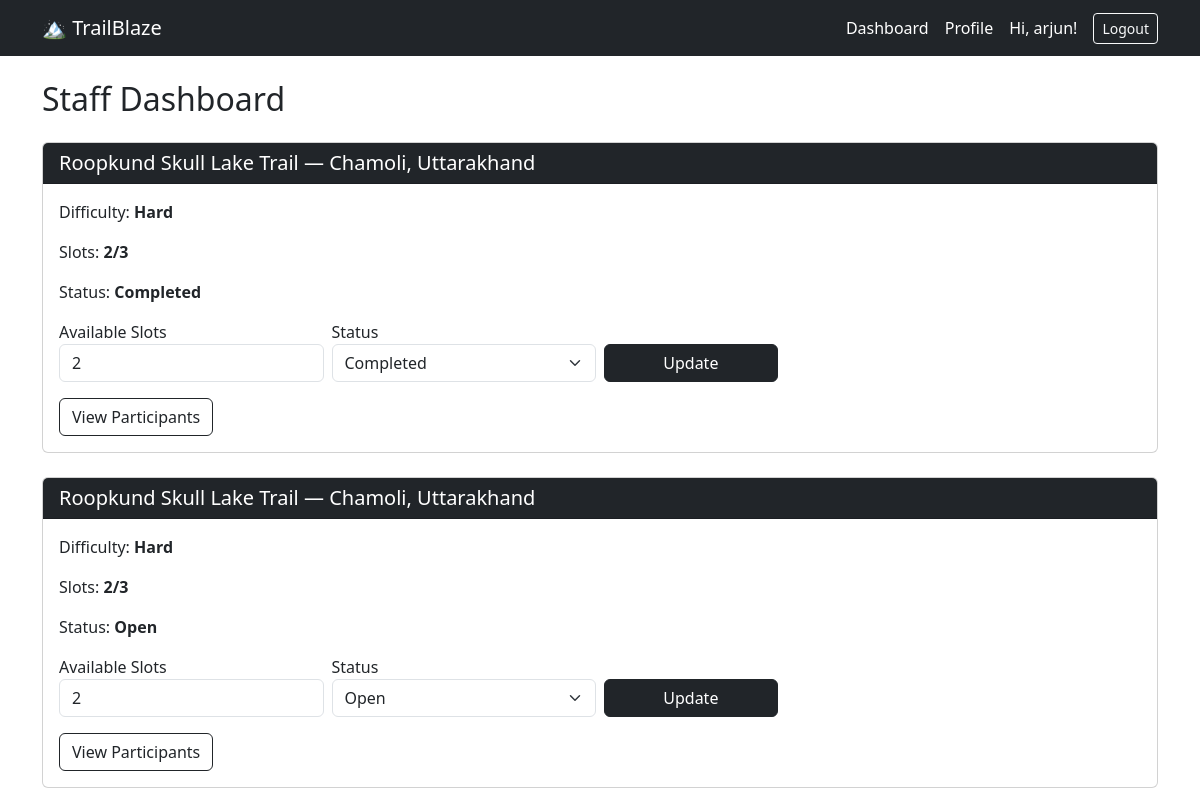
Screenshot of /staff/dashboard (signed in) with the database file from the repository.
### models.py (models this page shows)
class User(db.Model,UserMixin):
    __tablename__ = 'users'
    id = db.Column(db.Integer, primary_key=True)
    name = db.Column(db.String(100),nullable = False)
    email = db.Column(db.String(100),nullable = False, unique=True)
    password = db.Column(db.String(100),nullable = False)
    role = db.Column(db.String(20),nullable = False)
    status = db.Column(db.String(20),nullable = False, default='active')
    phone = db.Column(db.String(20),nullable = True)
    created_at = db.Column(db.DateTime, default=datetime.utcnow)

class Trek(db.Model):
    __tablename__="treks"
    id = db.Column(db.Integer, primary_key=True)
    name = db.Column(db.String(20),nullable = False)
    location = db.Column(db.String(20),nullable = False)
    difficulty = db.Column(db.String(20),nullable=False)
    duration = db.Column(db.Integer,nullable=False)
    total_slots = db.Column(db.Integer,nullable=False)
    available_slots = db.Column(db.Integer,nullable=False)
    staff_id = db.Column(db.Integer, db.ForeignKey('users.id'), nullable=True)
    status = db.Column(db.String(20),nullable=False,default='pending')
    start_date = db.Column(db.DateTime, nullable=False)
    end_date = db.Column(db.DateTime, nullable=False)
    description = db.Column(db.Text, nullable=True)

### routes/staff.py (the view)
@staff_bp.route('/dashboard')
@login_required
@staff_required
def dashboard():
    assigned_treks = Trek.query.filter_by(staff_id=current_user.id).all()
    return render_template('staff/dashboard.html', treks=assigned_treks)

### app.py (called while the page is built)
@login_manager.user_loader
def load_user(user_id):
    return User.query.get(int(user_id))

### routes/staff.py (called while the page is built)
def staff_required(f):
    @wraps(f)
    def decorated_function(*args, **kwargs):
        if not current_user.is_authenticated or current_user.role != 'staff':
            return redirect(url_for('auth.login'))
        if current_user.status != 'active':
            return render_template('staff/pending.html')
        return f(*args, **kwargs)
    return decorated_function

### templates/staff/dashboard.html (shortened to what this page needs)
{% extends 'base.html' %}
{% block content %}
<h2 class="mb-4">Staff Dashboard</h2>
{% if treks %}
    {% for trek in treks %}
    <div class="card mb-4">
        <div class="card-header bg-dark text-white">
            <h5 class="mb-0">{{ trek.name }} — {{ trek.location }}</h5>
        </div>
        <div class="card-body">
            <p>Difficulty: <strong>{{ trek.difficulty }}</strong></p>
            <p>Slots: <strong>{{ trek.available_slots }}/{{ trek.total_slots }}</strong></p>
            <p>Status: <strong>{{ trek.status }}</strong></p>
            <form method="POST" action="{{ url_for('staff.update_trek', trek_id=trek.id) }}">
                <div class="row g-2">
                    <div class="col-md-3">
                        <label>Available Slots</label>
                        <input type="number" name="available_slots" class="form-control" value="{{ trek.available_slots }}">
                    </div>
                    <div class="col-md-3">
                        <label>Status</label>
                        <select name="status" class="form-select">
                            {% if trek.status == 'Approved' %}
                                <option value="Approved" selected>Approved</option>
                                <option value="Open">Open</option>
                            {% elif trek.status == 'Open' %}
                                <option value="Open" selected>Open</option>
                            {% elif trek.status == 'Closed' %}
                                <option value="Closed" selected>Closed</option>
                                <option value="Open">Open</option>
                                <option value="Completed">Completed</option>
                            {% else %}
                                <option value="{{ trek.status }}" selected>{{ trek.status }}</option>
                            {% endif %}
                        </select>
                    </div>
                    <div class="col-md-2 d-flex align-items-end">
                        <button type="submit" class="btn btn-dark w-100">Update</button>
                    </div>
                </div>
            </form>
            <a href="{{ url_for('staff.participants', trek_id=trek.id) }}" class="btn btn-outline-dark mt-3">View Participants</a>
        </div>
    </div>
    {% endfor %}
{% else %}
    <p>there is no tracks till now</p>
{% endif %}
{% endblock %}

### templates/base.html (shortened to what this page needs)
<!DOCTYPE html>
<html lang="en">
<head>
    <link href="https://cdn.jsdelivr.net/npm/bootstrap@5.3.0/dist/css/bootstrap.min.css" rel="stylesheet">
</head>
<body>
<nav class="navbar navbar-expand-lg navbar-dark bg-dark">
    <div class="container">
        <a class="navbar-brand" href="#">🏔️ TrailBlaze</a>
        <div class="ms-auto d-flex align-items-center gap-3">
            {% if current_user.is_authenticated %}
                {% if current_user.role == 'admin' %}
                    <form method="GET" action="{{ url_for('admin.search') }}" class="d-flex me-3">
                        <input type="text" name="q" class="form-control form-control-sm me-2" placeholder="Search...">
                        <button type="submit" class="btn btn-outline-light btn-sm">Search</button>
                    </form>
                    <a href="{{ url_for('admin.dashboard') }}" class="text-white text-decoration-none">Dashboard</a>
                    <a href="{{ url_for('admin.treks') }}" class="text-white text-decoration-none">Treks</a>
                    <a href="{{ url_for('admin.staff') }}" class="text-white text-decoration-none">Staff</a>
                    <a href="{{ url_for('admin.users') }}" class="text-white text-decoration-none">Users</a>
                    <a href="{{ url_for('admin.bookings') }}" class="text-white text-decoration-none">Bookings</a>
                {% elif current_user.role == 'staff' %}
                    <a href="{{ url_for('staff.dashboard') }}" class="text-white text-decoration-none">Dashboard</a>
                    <a href="{{ url_for('staff.profile') }}" class="text-white text-decoration-none">Profile</a>
                {% elif current_user.role == 'user' %}
                    <a href="{{ url_for('user.dashboard') }}" class="text-white text-decoration-none">Treks</a>
                    <a href="{{ url_for('user.bookings') }}" class="text-white text-decoration-none">My Bookings</a>
                    <a href="{{ url_for('user.profile') }}" class="text-white text-decoration-none">Profile</a>
                {% endif %}
                <span class="text-white">Hi, {{ current_user.name }}!</span>
                <a href="{{ url_for('auth.logout') }}" class="btn btn-outline-light btn-sm">Logout</a>
            {% else %}
                <a href="{{ url_for('auth.login') }}" class="btn btn-outline-light btn-sm me-2">Login</a>
                <a href="{{ url_for('auth.register') }}" class="btn btn-light btn-sm">Register</a>
            {% endif %}
        </div>
    </div>
</nav>
<div class="container mt-4">
    {% block content %}{% endblock %}
</div>
</body>
</html>

### rows the page displays
User: name "arjun"
Trek: name "Roopkund Skull Lake Trail", location "Chamoli, Uttarakhand", difficulty "Hard", available_slots "2", total_slots "3", status "Completed"
Trek: name "Roopkund Skull Lake Trail", location "Chamoli, Uttarakhand", difficulty "Hard", available_slots "2", total_slots "3", status "Open"
